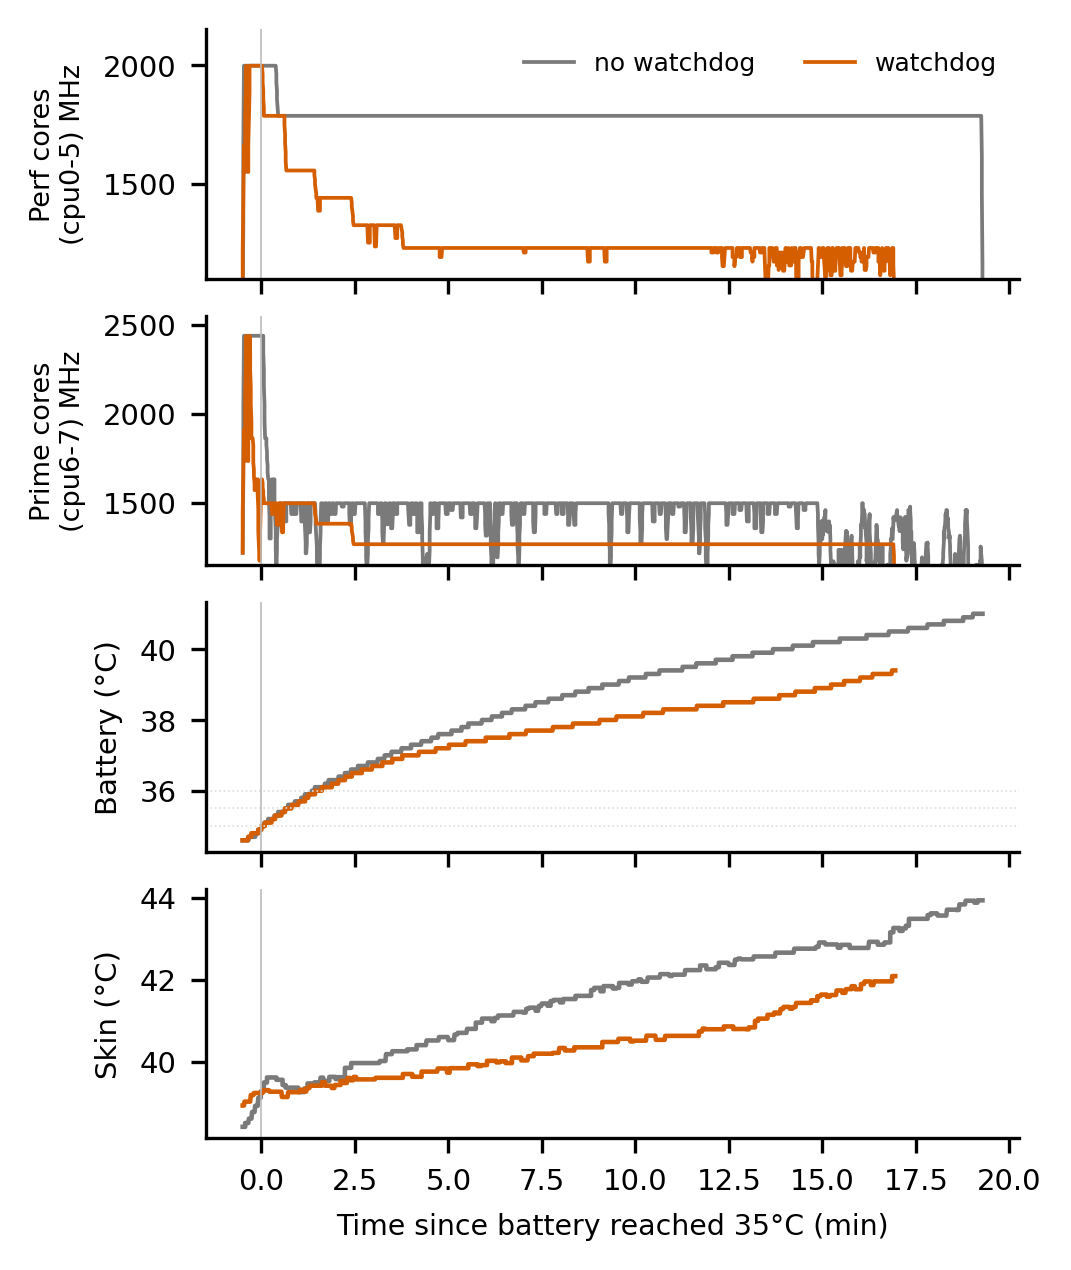

This figure's Python source:
#!/usr/bin/env python3
"""Controlled watchdog experiment: same cold-start Bonsai muKV workload WITH the
(both-cluster) watchdog vs WITHOUT it. Handles both logger formats:
  7-field: epoch,cpu0_cur,cpu6_cur,cpu0_max,cpu6_max,bat,skin  (new, both clusters)
  5-field: epoch,cpu6_max,cpu6_cur,bat,skin                    (old control)
Panels vs time: perf-core clock, prime-core clock, battery, skin."""
import matplotlib; matplotlib.use('Agg')
import matplotlib.pyplot as plt
import csv, os
import numpy as np

def load(f):
    if not os.path.exists(f): return None
    rows=[r for r in csv.reader(open(f)) if len(r) in (5,7)]
    if not rows: return None
    d=dict(t=[],perf=[],prime=[],bat=[],sk=[])
    for r in rows:
        try:
            if len(r)==7:
                d['t'].append(float(r[0]));d['perf'].append(float(r[1])/1000);d['prime'].append(float(r[2])/1000)
                d['bat'].append(float(r[5])/1000);d['sk'].append(float(r[6])/1000)
            else:  # 5-field: no perf clock
                d['t'].append(float(r[0]));d['perf'].append(float('nan'));d['prime'].append(float(r[2])/1000)
                d['bat'].append(float(r[3])/1000);d['sk'].append(float(r[4])/1000)
        except: pass
    if not d['t']: return None
    t0=d['t'][0]; d['t']=[(x-t0)/60 for x in d['t']]; return d

WD=load('/tmp/wd_demo/wd_trace.csv'); NO=load('/tmp/wd_control/wd_trace.csv')
if not WD or not NO:
    print('need both:', 'WD ok' if WD else 'WD MISSING', '|', 'NO ok' if NO else 'NO MISSING'); raise SystemExit
# ALIGN at battery=35C crossing (removes different-cold-start confound): re-zero
# each run's time to when its battery first reaches 35.0C, keep samples from there.
def align35(d):
    i35=next((i for i,b in enumerate(d['bat']) if b>=35.0), 0)
    t0=d['t'][i35]
    out={key:[] for key in d}
    for i in range(len(d['t'])):
        if d['t'][i]>=t0-0.5:
            for key in d: out[key].append(d[key][i])
    out['t']=[x-t0 for x in out['t']]
    return out
WD=align35(WD); NO=align35(NO)
OR='#D55E00'; GY='#7a7a7a'
plt.rcParams.update({'font.size':7,'font.family':'DejaVu Sans','axes.spines.top':False,'axes.spines.right':False})
def sm(v,n=6):
    v=np.array(v); return np.convolve(np.nan_to_num(v,nan=np.nanmean(v) if np.isfinite(v).any() else 0),np.ones(n)/n,mode='same')
fig,axs=plt.subplots(4,1,figsize=(3.5,4.8),dpi=200,sharex=True,gridspec_kw={'hspace':0.15})
a0,a1,a2,a3=axs
if np.isfinite(NO['perf']).any(): a0.plot(NO['t'],sm(NO['perf']),color=GY,lw=0.9,label='no watchdog')
if np.isfinite(WD['perf']).any(): a0.plot(WD['t'],sm(WD['perf']),color=OR,lw=0.9,label='watchdog')
a0.set_ylabel('Perf cores\n(cpu0-5) MHz',fontsize=6.5); a0.legend(fontsize=6,frameon=False,loc='upper right',ncols=2); a0.set_ylim(1100,2150)
a1.plot(NO['t'],sm(NO['prime']),color=GY,lw=0.9); a1.plot(WD['t'],sm(WD['prime']),color=OR,lw=0.9)
a1.set_ylabel('Prime cores\n(cpu6-7) MHz',fontsize=6.5); a1.set_ylim(1150,2550)
a2.plot(NO['t'],NO['bat'],color=GY,lw=1.1); a2.plot(WD['t'],WD['bat'],color=OR,lw=1.1)
a2.set_ylabel('Battery (°C)',fontsize=7); [a2.axhline(y,color='#ddd',ls=':',lw=0.4) for y in (35,35.5,36)]
a3.plot(NO['t'],NO['sk'],color=GY,lw=1.1); a3.plot(WD['t'],WD['sk'],color=OR,lw=1.1)
a3.set_ylabel('Skin (°C)',fontsize=7); a3.set_xlabel('Time since battery reached 35°C (min)',fontsize=6.8)
for ax in (a0,a1,a2,a3): ax.axvline(0,color='#bbb',ls='-',lw=0.4)
fig.tight_layout()
out='/home/mislam22/EndurKV_workspace/EndurKV/figures/master_tables/figures/fig_wd_control'
fig.savefig(out+'.png',bbox_inches='tight',dpi=300); fig.savefig(out+'.pdf',bbox_inches='tight')
# aligned rise-rate over battery 35-38C
def rr(d,key,lo=35,hi=38):
    p=[(d['bat'][i],d[key][i],d['t'][i]) for i in range(len(d['t'])) if lo<=d['bat'][i]<=hi and np.isfinite(d[key][i])]
    if len(p)<3: return None
    return (p[-1][1]-p[0][1])/((p[-1][2]-p[0][2]) or 1)
print('=== aligned over battery 35-38C ===')
for lab,d in [('no-wd',NO),('watchdog',WD)]:
    print(f"  {lab:<9} skin rise={rr(d,'sk')}  battery rise={rr(d,'bat')}")
print('saved',out)
